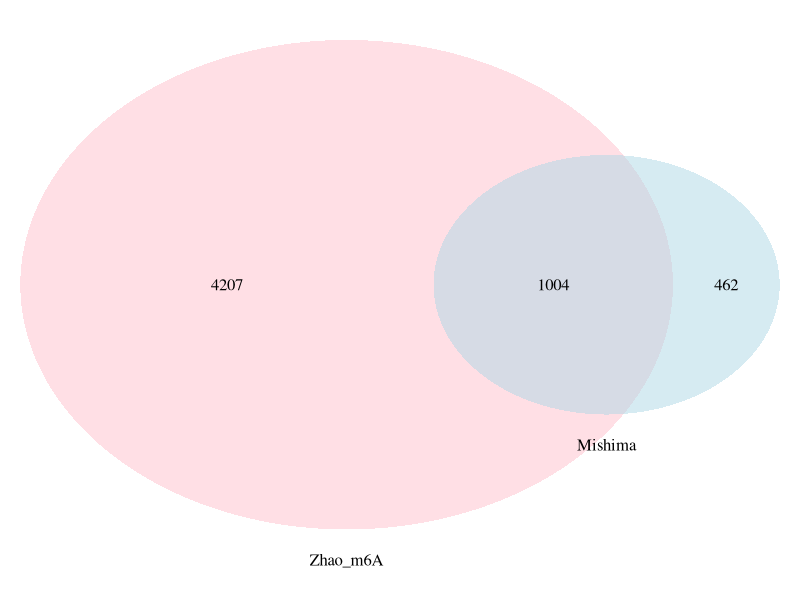

Recreate this plot in R. (Note: this script raises an error after producing the figure.)
### stability (Mishima vs Zhao)
library(VennDiagram)
library(ggplot2)
library(gridExtra)

## miR-430
miR_430 <- read.csv(file = "./data/Mishima2016/miR_430_targets_maternal.csv")[,1:2]$gene

# Mishima
m_decay <- read.csv(file = "./data/Mishima2016/M_decay.csv")[,1:2]$gene
z_decay <- read.csv(file = "./data/Mishima2016/Z_decay.csv")[,1:2]$gene
stable_genes <- read.csv(file = "./data/Mishima2016/stable.csv")[,1:2]$gene

# Zhao m6A
m6A <- read.csv(file = "./data/Zhao2017/data_summary.csv")

m6A_maternal <- m6A[m6A$gene.group == 5 | m6A$gene.group == 2,]$tracking.ID
#m6A_zygotic <- m6A[m6A$gene.group == 3 | m6A$gene.group == 4,]$tracking.ID
m6A_stable <- m6A[m6A$gene.group == 0 | m6A$gene.group == 1,]$tracking.ID

t1 <- textGrob("maternal")
maternal <- draw.pairwise.venn(length(m_decay), length(m6A_maternal), sum(m_decay %in% m6A_maternal), category = c("Mishima", "Zhao_m6A"), lty = rep("blank", 2), fill = c("light blue", "pink"), alpha = rep(0.5, 2), cat.pos = c(0, 0), cat.dist = rep(0.025, 2))

t2 <- textGrob("zygotic")
zygotic <- draw.pairwise.venn(length(z_decay), length(m6A_zygotic), sum(z_decay %in% m6A_zygotic), category = c("Mishima", "Zhao_m6A"), lty = rep("blank", 2), fill = c("light blue", "pink"), alpha = rep(0.5, 2), cat.pos = c(0, 0), cat.dist = rep(0.025, 2))

t3 <- textGrob("stable")
stable <- draw.pairwise.venn(length(stable_genes), length(m6A_stable), sum(stable_genes %in% m6A_stable), category = c("Mishima", "Zhao_m6A"), lty = rep("blank", 2), fill = c("light blue", "pink"), alpha = rep(0.5, 2), cat.pos = c(0, 0), cat.dist = rep(0.025, 2))


grid.arrange(t1, grobTree(maternal), t2, grobTree(zygotic), t3, grobTree(stable), ncol=1)


###
miR_430 <- miR_430[!miR_430 == "-"]
z_decay <- z_decay[!z_decay == "-"]
m_decay <- m_decay[!m_decay == "-"]
m6A_maternal <- m6A_maternal[!m6A_maternal == "-"]


t1 <- textGrob("maternal")
area1 <- length(miR_430) # 205
area2 <- length(z_decay) # 944
area3 <- length(m_decay) # 1458
area4 <- length(m6A_maternal) # 5211
n12 <- sum(miR_430 %in% z_decay) # 205
n13 <- sum(miR_430 %in% m_decay) # 0
n14 <- sum(miR_430 %in% m6A_maternal) # 152
n23 <- sum(z_decay %in% m_decay) # 0
n24 <- sum(z_decay %in% m6A_maternal) # 667
n34 <- sum(m_decay %in% m6A_maternal) # 1004
n123 <- sum(miR_430 %in% z_decay[z_decay %in% m_decay])
n124 <- sum(miR_430 %in% z_decay[z_decay %in% m6A_maternal])
n134 <- sum(miR_430 %in% m_decay[m_decay %in% m6A_maternal])
n234 <- sum(z_decay %in% m_decay[m_decay %in% m6A_maternal])
n1234 <- sum(miR_430 %in% z_decay[z_decay %in% m_decay[m_decay %in% m6A_maternal]])
maternal <- draw.quad.venn(area1, area2, area3, area4, n12, n13, n14, n23, n24, n34, n123, n124, n134, n234, n1234,
                           category = c("Mishima_M_decay", "Mishima_Z_decay", "Zhao_m6A_maternal", "miR_430"))
                           
                           
            #               lty = rep("blank", 2), fill = c("light blue", "pink"), alpha = rep(0.5, 2), cat.pos = c(0, 0), cat.dist = rep(0.025, 2))

t3 <- textGrob("stable")
stable <- draw.pairwise.venn(length(stable_genes), length(m6A_stable), sum(stable_genes %in% m6A_stable), category = c("Mishima", "Zhao_m6A"), lty = rep("blank", 2), fill = c("light blue", "pink"), alpha = rep(0.5, 2), cat.pos = c(0, 0), cat.dist = rep(0.025, 2))

grid.arrange(t1, grobTree(maternal), t3, grobTree(stable), ncol=1)


##################
### which are methylated? 

overlaps <- read.csv(file = "./data/Zhao2017/overlaps.csv")

z_decay_m6A <- as.character(z_decay[z_decay %in% m6A_maternal])
z_decay_m6A <- z_decay_m6A[!(z_decay_m6A %in% miR_430)] # 515
m_decay_m6A <- as.character(m_decay[m_decay %in% m6A_maternal]) # 1004

mz <- c(z_decay_m6A, m_decay_m6A)
mz_over <- overlaps[overlaps$tracking.ID %in% mz,]

met1519 <- data.frame(name = mz_over$tracking.ID, h0 = mz_over$X0h.overlap, h2 = mz_over$X2h.overlap, h4 = mz_over$X4h.overlap, h6 = mz_over$X6h.overlap, h8 = mz_over$X8h.overlap)

m6A_mat <- overlaps[overlaps$tracking.ID %in% as.character(m6A_maternal),]
met5211 <- data.frame(name = m6A_mat$tracking.ID, h0 = m6A_mat$X0h.overlap, h2 = m6A_mat$X2h.overlap, h4 = m6A_mat$X4h.overlap, h6 = m6A_mat$X6h.overlap, h8 = m6A_mat$X8h.overlap)

# sum columns (number of methylated genes)
met1519[is.na(met1519)] <- 0
sum1519 <- apply(met1519[2:6],2, function(x){(sum(x > 0))})
  
met5211[is.na(met5211)] <- 0
sum5211 <- apply(met5211[2:6],2, function(x){(sum(x > 0))})

# CAI for all (m6A_maternal %in% z_decay) /"longer 3'UTR, intermediate CAI"/
# CAI for all (m6A_maternal %in% m_decay) /"lower CAI, especially last 150nt"/
# CAI for stable (m6A_stable %in% stable_genes) /"higher CAI, longer 3'UTR"/
